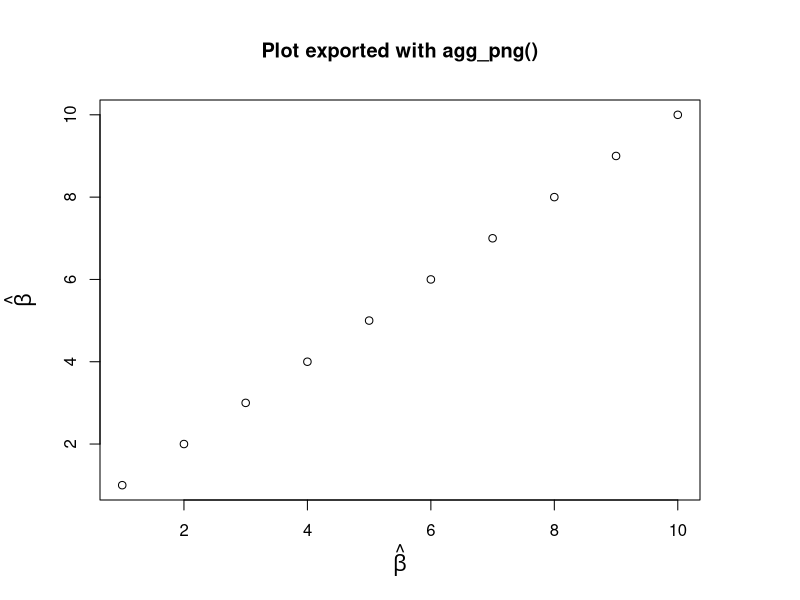
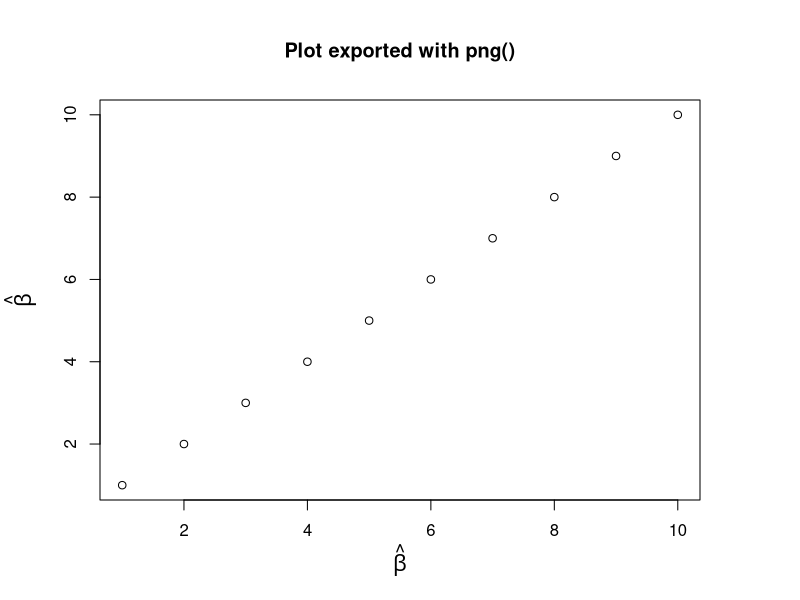

R code for these plots, in order:
# Examples from grDevices::plotmath helpfil
if (Sys.info()['sysname'] == "Darwin") os <- "macos"
if (Sys.info()['sysname'] == "Linux") os <- "linux"
if (Sys.info()['sysname'] == "Windows") os <- "windows"

library(ragg)
library(glue)

reso <- 300
scl <- reso/72

agg_png(glue('img/example-1-ragg-plot-{os}.png'), units = "px", res = reso, height = scl*480, width = scl*480)
par(mar = c(5, 5, 5, 5), cex.lab = 1.3)
plot(1:10, xlab = expression(hat(beta)), ylab = expression(hat(beta)))
title("Plot exported with agg_png()")
dev.off()

png(glue('img/example-1-png-plot-{os}.png'), units = "px", res = reso, height = scl*480, width = scl*480)
par(mar = c(5, 5, 5, 5), cex.lab = 1.3)
plot(1:10, xlab = expression(hat(beta)), ylab = expression(hat(beta)))
title("Plot exported with png()")
dev.off()
